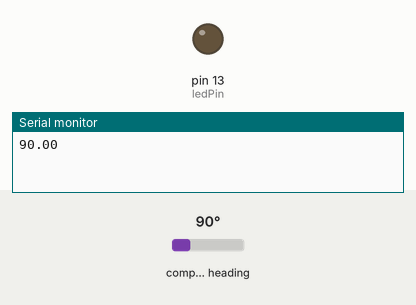
Recording of a sketch running on a simulated Arduino Uno, built with avr-gcc and run on an emulated ATmega328P. Shown: output pins drawn as LEDs (lit = HIGH), the last lines printed to the serial monitor. Wiring (inferred from the names in the program): AS5600 angle sensor at I2C address 0x36. Dashed ring = blinking. The inputs (shaded band) are chosen by the test bench; at power-on: compass heading 90°.

Above: at 0.06 s.
At 2.85 s:
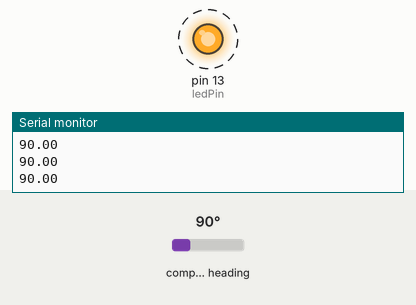
Timing chart, 0 to 3.1 s (numbered marks = the images above):
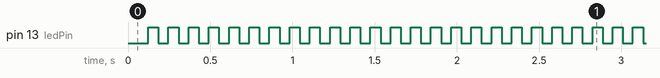

The sketch:

AS5600.ino
```cpp
#include "AS5600.h"

AS5600 encoder;
double output;

const int ledPin = 13;
bool light = true;


void setup() {
  pinMode(ledPin, OUTPUT);
  Serial.begin(9600);
}


void loop() {
  output = encoder.getPosition(); // get the absolute position of the encoder
  output = (output / 4096 ) * 360;
  Serial.println(output);
  delay(50);
  light = !light;
  light ? digitalWrite(ledPin, HIGH) : digitalWrite(ledPin, LOW);


}
```

AS5600.cpp
```cpp
#include "Arduino.h"
#include "AS5600.h"

AS5600::AS5600()
{
  //set up AS5600
  Wire.begin();

}
long AS5600::getPosition()
{
  return _getRegisters2(_RAWANGLEAddressMSB, _RAWANGLEAddressLSB);
}

int AS5600::getAngle()
{
  return _getRegisters2(_ANGLEAddressMSB, _ANGLEAddressLSB);
}

int AS5600::getStatus()
{
  return _getRegister(_STATUSAddress) & 0b00111000;
}

int AS5600::getGain()
{
  return _getRegister(_AGCAddress);
}

int AS5600::getMagnitude()
{
  return _getRegisters2(_MAGNITUDEAddressMSB, _MAGNITUDEAddressLSB);
}

int AS5600::_getRegister(byte register1)
{
  Wire.beginTransmission(_AS5600Address);
  Wire.write(register1);
  Wire.endTransmission();

  Wire.requestFrom(_AS5600Address, 1);

  if(Wire.available() <=1) {
    _msb = Wire.read();
  }

  return _msb;
}

long AS5600::_getRegisters2(byte registerMSB, byte registerLSB)
{
  _lsb = 0;
  _msb = 0;

  Wire.beginTransmission(_AS5600Address);
  Wire.write(registerMSB);
  Wire.endTransmission();
  delay(10);

  Wire.requestFrom(_AS5600Address, 1);

  if(Wire.available() <=1) {
    _msb = Wire.read();
  }

  Wire.requestFrom(_AS5600Address, 1);

  Wire.beginTransmission(_AS5600Address);
  Wire.write(registerLSB);
  Wire.endTransmission();

  if(Wire.available() <=1) {
    _lsb = Wire.read();
  }

  return (_lsb) + (_msb & _msbMask) * 256;
}
```

AS5600.h
```cpp
/*
  AS5600.h - Library for interacting with the AS5600.
  Created by Kane C. Stoboi, 22 August, 2018.
  Released into the public domain.
*/

#ifndef AS5600_h
#define AS5600_h

#include "Arduino.h"
#include <Wire.h>

class AS5600
{
  public:
    AS5600();
    long getPosition();
    int getAngle();
    int getStatus();
    int getGain();
    int getMagnitude();
    void setZero();


    private:
      int _AS5600Address = 0x36;

      byte _ZMCOAddress = 0x00;
      byte _ZPOSAddressMSB = 0x01;
      byte _ZPOSAddressLSB = 0x02;
      byte _MPOSAddressMSB = 0x03;
      byte _MPOSAddressLSB = 0x04;
      byte _MANGAddressMSB = 0x05;
      byte _MANGAddressLSB = 0x06;
      byte _CONFAddressMSB = 0x07;
      byte _CONFAddressLSB = 0x08;
      byte _RAWANGLEAddressMSB = 0x0C;
      byte _RAWANGLEAddressLSB = 0x0D;
      byte _ANGLEAddressMSB = 0x0E;
      byte _ANGLEAddressLSB = 0x0F;
      byte _STATUSAddress = 0x0B;
      byte _AGCAddress = 0x1A;
      byte _MAGNITUDEAddressMSB = 0x1B;
      byte _MAGNITUDEAddressLSB = 0x1C;
      byte _BURNAddress = 0xFF;

      long _msb;
      long _lsb;
      long _msbMask = 0b00001111;

      long _getRegisters2(byte registerMSB, byte registerLSB);
      int _getRegister(byte register1);
};

#endif
```

Measured:
- by itself, pin 13 (ledPin): alternates HIGH for 0.06 s and LOW for 0.06 s
